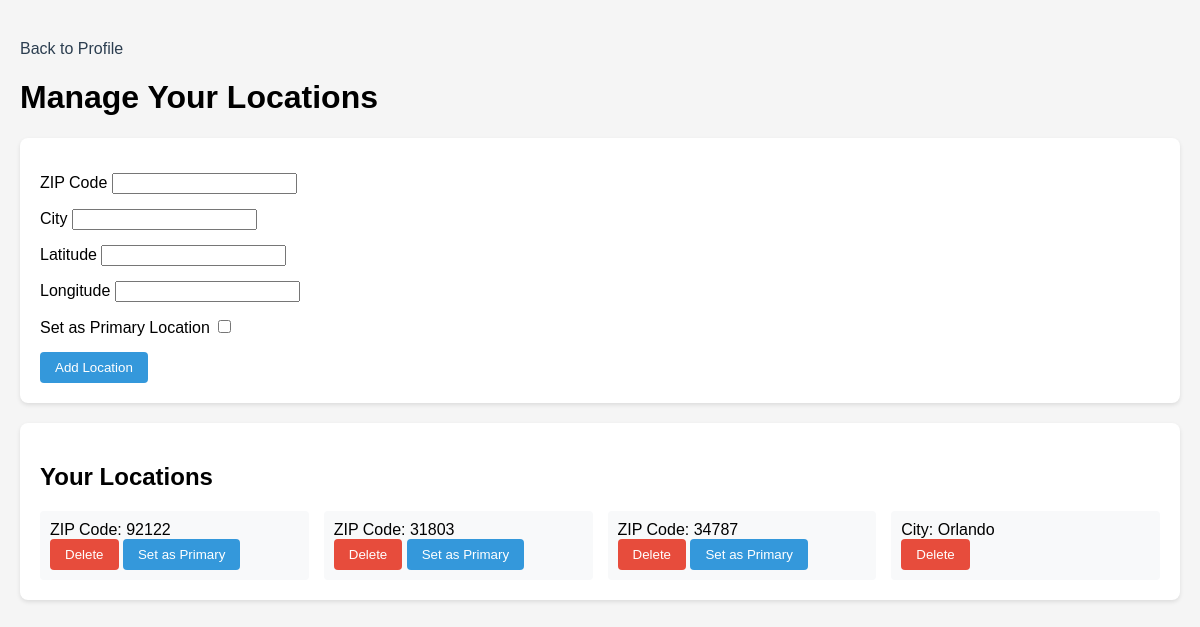
/manage_locations (signed in), run on an earlier commit of the app's database.
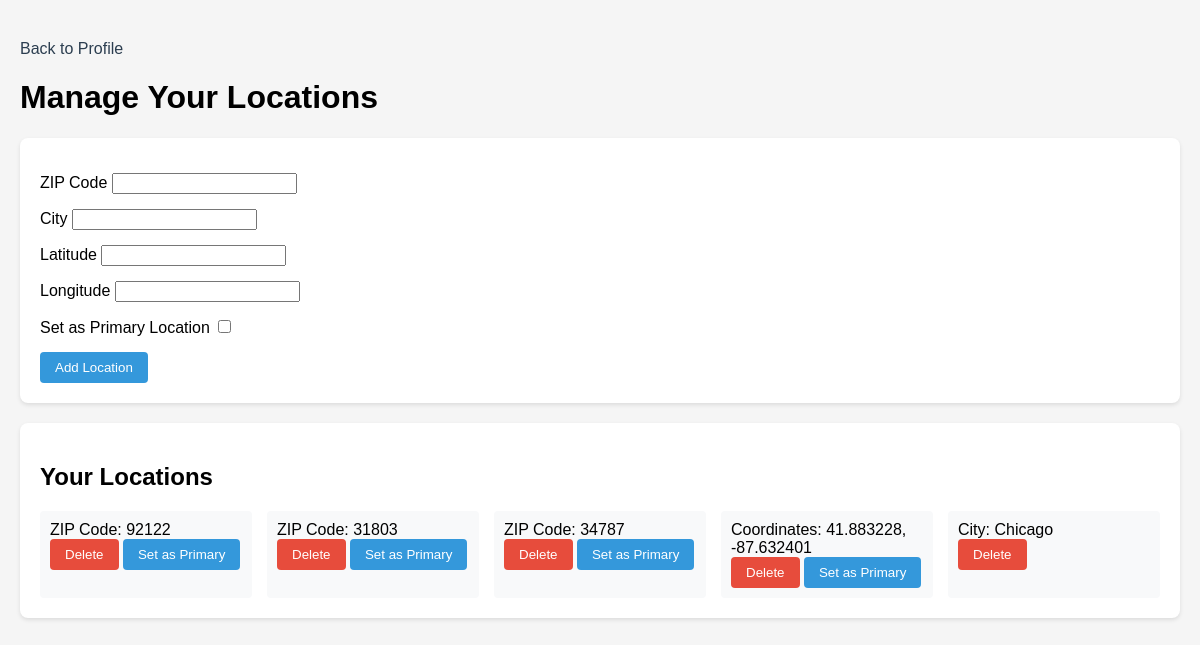
And on a later commit of the database.
### models.py (models this page shows, shortened)
class UserLocation(db.Model):
    id = db.Column(db.Integer, primary_key=True)
    location_zip = db.Column(db.String(10), nullable=True)
    location_city = db.Column(db.String(100), nullable=True)
    location_latitude = db.Column(db.String(20), nullable=True)
    location_longitude = db.Column(db.String(20), nullable=True)
    is_primary = db.Column(db.Boolean, default=False)
    user_id = db.Column(db.Integer, db.ForeignKey('user.id'), nullable=False)

### main.py (the view, shortened to what this page needs)
@app.route('/manage_locations', methods=['GET', 'POST'])
@login_required
def manage_locations():
    form = LocationForm()
    user_locations = UserLocation.query.filter_by(user_id=current_user.id).all()
    return render_template('manage_locations.html', form=form, locations=user_locations)

### forms.py (shortened to what this page needs)
class LocationForm(FlaskForm):
    location_zip = StringField('ZIP Code', validators=[Optional()])
    location_city = StringField('City', validators=[Optional()])
    location_latitude = StringField('Latitude', validators=[Optional()])
    location_longitude = StringField('Longitude', validators=[Optional()])
    is_primary = BooleanField('Set as Primary Location')
    submit = SubmitField('Save Location')

### main.py (called while the page is built)
@app.before_request
def setup():
        db.create_all()
        populate_sample_data()

@login_manager.user_loader
def load_user(user_id):
    return User.query.get(int(user_id))

### templates/manage_locations.html (shortened to what this page needs)
<!DOCTYPE html>
<html>
<head>
    <link rel="stylesheet" type="text/css" href="static/styles.css">
</head>
<body>
    <div class="nav-links">
        <a href="{{ url_for('profile') }}">Back to Profile</a>
    </div>
    <h1>Manage Your Locations</h1>
    <div class="recommendations-module">
        <form method="POST">
            <div class="form-group">{{ form.location_zip.label }} {{ form.location_zip() }}</div>
            <div class="form-group">{{ form.location_city.label }} {{ form.location_city() }}</div>
            <div class="form-group">{{ form.location_latitude.label }} {{ form.location_latitude() }}</div>
            <div class="form-group">{{ form.location_longitude.label }} {{ form.location_longitude() }}</div>
            <div class="form-group">{{ form.is_primary.label }} {{ form.is_primary() }}</div>
            <button type="submit">Add Location</button>
        </form>
    </div>
    <div class="weather-module">
        <h2>Your Locations</h2>
        <div class="weather-grid">
            {% for location in locations %}
            <div class="weather-item">
                {% if location.location_zip %}<div>ZIP Code: {{ location.location_zip }} </div>{% endif %}
                {% if location.location_city %}<div>City: {{ location.location_city }}</div>{% endif %}
                {% if location.location_latitude and location.location_longitude %}
                <div>Coordinates: {{ location.location_latitude }}, {{ location.location_longitude }}</div>
                {% endif %}
                <div class="item-actions">
                    <form action="{{ url_for('delete_location', location_id=location.id) }}" method="POST"
                        style="display: inline;">
                        <button type="submit" class="delete-btn"
                            onclick="return confirm('Are you sure you want to delete this location?');">Delete</button>
                    </form>
                    {% if not location.is_primary %}
                    <form action="{{ url_for('set_primary_location', location_id=location.id) }}" method="POST"
                        style="display: inline;">
                        <button type="submit">Set as Primary</button>
                    </form>
                    {% endif %}
                </div>
            </div>
            {% endfor %}
        </div>
    </div>
</body>
</html>

What changed in the data, as far as the page shows it:
changed UserLocation (number 4 of 5 on the later page): location_latitude (not shown) → "41.883228"; location_longitude (not shown) → "-87.632401"; is_primary True → False (drawn); location_city "Orlando" → (not shown)
added UserLocation: location_city "Chicago"
